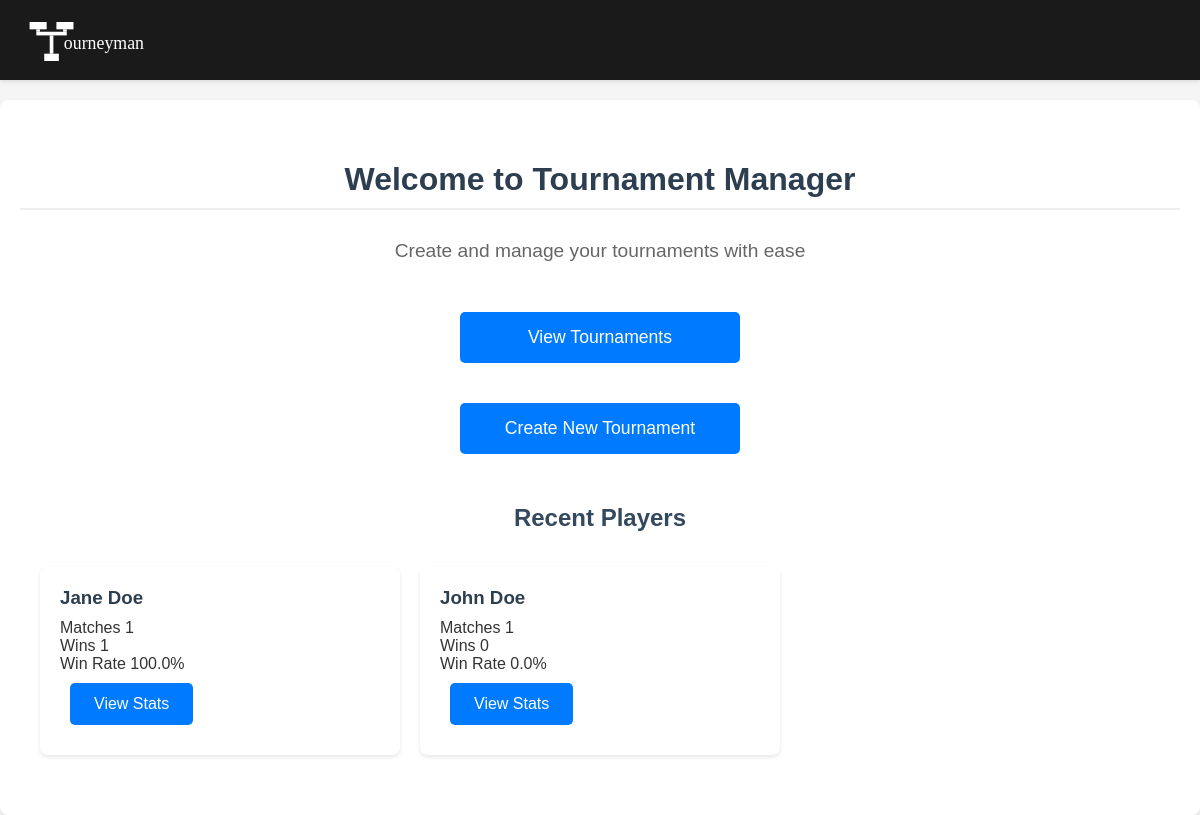
The page / on the database its author committed.
### app.py (models this page shows, shortened)
class Contestant(db.Model):
    id = db.Column(db.Integer, primary_key=True)
    player = db.Column(db.String(80), nullable=False)
    seed = db.Column(db.Integer, nullable=True)
    tournament_id = db.Column(db.Integer, db.ForeignKey('tournament.tournament_id'), nullable=False)
    score = db.Column(db.Float, default=0.0)
    matches_played = db.Column(db.Integer, default=0)
    matches_won = db.Column(db.Integer, default=0)
    matches_drawn = db.Column(db.Integer, default=0)  # For Swiss/Round Robin
    losses = db.Column(db.Integer, default=0)
    active = db.Column(db.Boolean, default=True)
    status = db.Column(db.String(20), nullable=True)  # Nullable for non-bracket formats
    matches_as_player1 = db.relationship('MatchResult',
                                       foreign_keys='MatchResult.player1_id',
                                       backref='player1_contestant',
                                       lazy=True)
    matches_as_player2 = db.relationship('MatchResult',
                                       foreign_keys='MatchResult.player2_id',
                                       backref='player2_contestant',
                                       lazy=True)
    __table_args__ = (
        db.UniqueConstraint('tournament_id', 'player', name='unique_tournament_player'),
    )

### app.py (the view)
@app.route('/')
def index():
    active_tournaments = Tournament.query.filter(
        Tournament.status.in_(['PENDING', 'ACTIVE'])
    ).order_by(Tournament.start_date.desc()).all()
    recent_tournaments = Tournament.query.order_by(
        Tournament.start_date.desc()
    ).limit(5).all()
    recent_player_ids = set()
    recent_players = []
    for tournament in recent_tournaments:
        for contestant in tournament.contestants:
            if contestant.player not in recent_player_ids:
                recent_player_ids.add(contestant.player)
                recent_players.append(contestant)
    recent_players.sort(key=lambda x: x.matches_played, reverse=True)
    return render_template(
        'index.html',
        active_tournaments=active_tournaments,
        recent_players=recent_players[:10]  # Show top 10 recent players
    )

### templates/index.html (shortened to what this page needs)
<!DOCTYPE html>
<html>
<head>
    <link rel="stylesheet" href="{{ url_for('static', filename='css/style.css') }}">
</head>
<body>
    <nav class="navbar">
        <div class="navbar-content">
            <div class="navbar-left">
                <div class="navbar-brand static">
                    <img src="{{ url_for('static', filename='img/tourneyman - large.svg') }}"
                         alt="Tourneyman"
                         class="logo-image"
                         onerror="this.style.display='none';this.nextElementSibling.style.display='block';">
                </div>
            </div>
        </div>
    </nav>
    <div class="container">
        <h1>Welcome to Tournament Manager</h1>
        <p class="welcome-text">Create and manage your tournaments with ease</p>
        <div class="button-container">
            <a href="{{ url_for('tournaments') }}" class="button">View Tournaments</a>
            <a href="{{ url_for('new') }}" class="button">Create New Tournament</a>
        </div>
        <div class="sections-grid">
            <div class="section">
                <h2>Recent Players</h2>
                {% if recent_players %}
                <div class="player-list">
                    {% for player in recent_players %}
                    <div class="player-card">
                        <h3>{{ player.player }}</h3>
                        <div class="player-stats">
                            <div class="stat">
                                <span class="label">Matches</span>
                                <span class="value">{{ player.matches_played }}</span>
                            </div>
                            <div class="stat">
                                <span class="label">Wins</span>
                                <span class="value">{{ player.matches_won }}</span>
                            </div>
                            <div class="stat">
                                <span class="label">Win Rate</span>
                                <span class="value">{{ "%.1f"|format(player.matches_won / player.matches_played * 100 if player.matches_played else 0) }}%</span>
                            </div>
                        </div>
                        <div class="card-actions">
                            <a href="{{ url_for('player_stats', player_name=player.player) }}" class="button">View Stats</a>
                        </div>
                    </div>
                    {% endfor %}
                </div>
                {% else %}
                <p>No recent players.</p>
                {% endif %}
            </div>
        </div>
    </div>
</body>
</html>

### static/css/style.css (style rules this page uses)
body { font-family: Arial, sans-serif; margin: 0; padding-top: 100px; background-color: #f5f5f5; color: #333; }
.container { max-width: 1200px; margin: 0 auto; padding: 40px 20px; background-color: white; border-radius: 8px; box-shadow: 0 2px 4px rgba(0, 0, 0, 0.1); text-align: center; }
.button-container { display: flex; flex-direction: column; gap: 20px; max-width: 300px; margin: 40px auto; }
.button-container .button { font-size: 1.1em; padding: 15px 30px; }
h1 { color: #2c3e50; margin-bottom: 30px; padding-bottom: 10px; border-bottom: 2px solid #eee; }
h2 { color: #34495e; margin: 25px 0 15px; }
h3 { color: #455a64; margin: 20px 0 10px; }
.button, .link { display: inline-block; margin: 10px; padding: 12px 24px; background-color: #007BFF; color: white; text-decoration: none; border-radius: 5px; border: none; cursor: pointer; transition: background-color 0.2s; }
.player-list, .match-list { display: grid; grid-template-columns: repeat(auto-fill, minmax(300px, 1fr)); gap: 20px; padding: 20px; }
.player-card, .match-card { background-color: white; padding: 20px; border-radius: 8px; box-shadow: 0 2px 4px rgba(0, 0, 0, 0.1); text-align: left; }
.player-card h3, .match-card h3 { margin-top: 0; color: #2c3e50; }
.navbar { background-color: #1a1a1a; color: white; position: fixed; top: 0; left: 0; right: 0; height: 80px; z-index: 1000; box-shadow: 0 2px 4px rgba(0, 0, 0, 0.1); }
.navbar-content { max-width: 1200px; margin: 0 auto; padding: 0 20px; height: 100%; display: flex; justify-content: space-between; align-items: center; }
.navbar-left { display: flex; align-items: center; }
.navbar-brand { text-decoration: none; color: white; font-weight: bold; display: flex; align-items: center; }
.navbar-brand.static { cursor: default; pointer-events: none; }
.logo-image { height: 60px; width: auto; transition: opacity 0.2s; }
.welcome-text { color: #666; font-size: 1.2em; margin: 20px 0; }

### rows shown on the page
Contestant: player "Jane Doe", matches_played "1", matches_won "1", matches_played+matches_won "100.0"
Contestant: player "John Doe", matches_played "1", matches_won "0", matches_played+matches_won "0.0"
